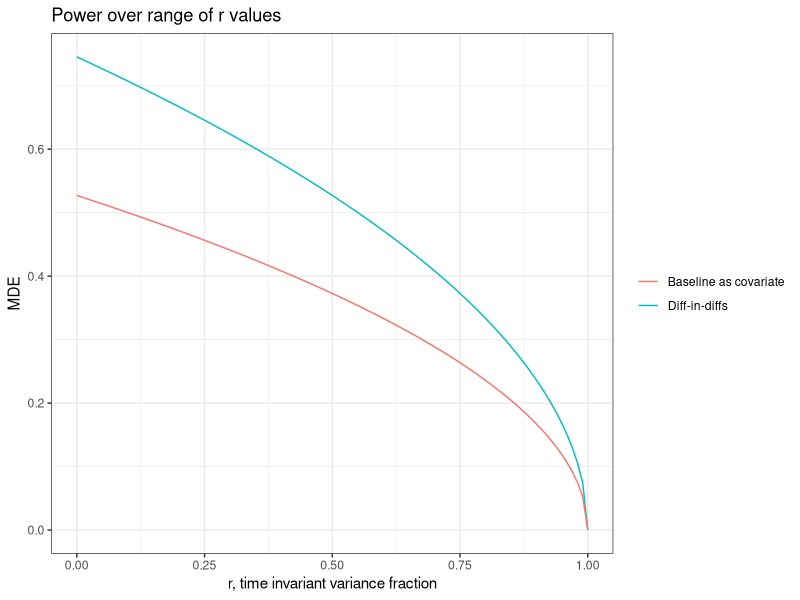
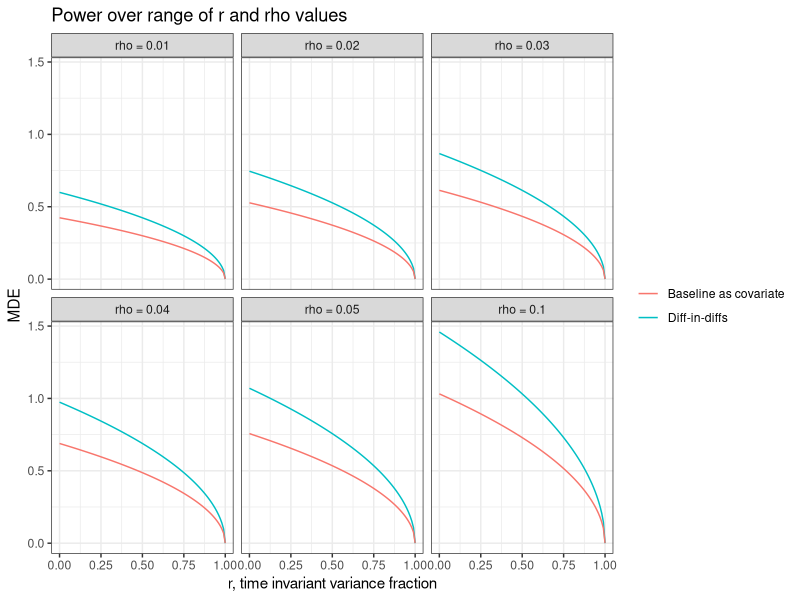

Write the R code that produced these figures, in order.
## ---- chunk 1

# Global display options
knitr::opts_chunk$set(message=FALSE, 
                      idy.opts=list(width.cutoff=60),
                      fig.align="center") 

knitr::knit_hooks$set(inline = function(x) { 
  if(!is.numeric(x)){ x }
  else{prettyNum(round(x,2), big.mark=",") } })

# Packages
library(knitr)
library(kableExtra)
library(tidyverse)
library(RColorBrewer)

# Graphic print options 
plot_theme <- theme(panel.border = element_blank(), 
                    panel.grid.major = element_blank(),
                    panel.grid.minor = element_blank(), 
                    axis.line = element_line(colour = "black"),
                    legend.text=element_text(size=8), 
                    legend.title=element_blank(),
                    legend.key = element_rect(colour = NA)) +
  theme_bw()

## ---- chunk 2
k <- 24
## ---- chunk 3
m <- 122
## ---- chunk 4
df <- 2 * (k - 1)
## ---- chunk 5
alpha <- 0.05
t_alpha <- abs(qt((alpha / 2), df))
## ---- chunk 6
beta <- 0.80
t_beta <- abs(qt((beta / 2), df))
## ---- chunk 7
sigma2 <- (3.08)^2 + (2.93)^2 + 5.053664
## ---- chunk 8
rho <- 0.02
## ---- chunk 9
r <- seq(0, 1, .01)
## ---- chunk 10
# For diff-in-diffs
delta_dd <- sqrt((2* sigma2 * 2 *(1 - r) * (t_alpha + t_beta)^2 * (1 + (m - 1) * rho)) / (m*k))

# For pretreatment as covariate
delta_cov <- sqrt((2* sigma2 * (1 - r) * (t_alpha + t_beta)^2 * (1 + (m - 1) * rho)) / (m*k))
## ---- chunk 11

dat <- data.frame(r, delta_dd, delta_cov)

ggplot(dat,
       aes(x = r)) +
  geom_line(aes(y=delta_dd, color="Diff-in-diffs")) +
  geom_line(aes(y=delta_cov, color= "Baseline as covariate")) +
  plot_theme +
  labs(title = "Power over range of r values",
       x = "r, time invariant variance fraction",
       y = "MDE") +
  theme(legend.title=element_blank())
## ---- chunk 12
# Note: the below should be vectorized
# a = 0.01
rho_a <- 0.01
# b = 0.02
rho_b <- 0.02
# c = 0.03
rho_c <- 0.03
# d = 0.04
rho_d <- 0.04
# e = 0.05
rho_e <- 0.05
# f = 0.04
rho_f <- 0.1

# For diff-in-diffs
delta_dd_a <- sqrt((2* sigma2 * 2 *(1 - r) * (t_alpha + t_beta)^2 * (1 + (m - 1) * rho_a)) / (m*k))
delta_dd_b <- sqrt((2* sigma2 * 2 *(1 - r) * (t_alpha + t_beta)^2 * (1 + (m - 1) * rho_b)) / (m*k))
delta_dd_c <- sqrt((2* sigma2 * 2 *(1 - r) * (t_alpha + t_beta)^2 * (1 + (m - 1) * rho_c)) / (m*k))
delta_dd_d <- sqrt((2* sigma2 * 2 *(1 - r) * (t_alpha + t_beta)^2 * (1 + (m - 1) * rho_d)) / (m*k))
delta_dd_e <- sqrt((2* sigma2 * 2 *(1 - r) * (t_alpha + t_beta)^2 * (1 + (m - 1) * rho_e)) / (m*k))
delta_dd_f <- sqrt((2* sigma2 * 2 *(1 - r) * (t_alpha + t_beta)^2 * (1 + (m - 1) * rho_f)) / (m*k))

delta_dd_af <- data.frame(delta_dd_a,
                     delta_dd_b,
                     delta_dd_c,
                     delta_dd_d,
                     delta_dd_e,
                     delta_dd_f)
delta_dd_af <- gather(delta_dd_af, rho_dd, mde_dd, delta_dd_a:delta_dd_f)

# For pretreatment as covariate
delta_cov_a <- sqrt((2* sigma2 *(1 - r) * (t_alpha + t_beta)^2 * (1 + (m - 1) * rho_a)) / (m*k))
delta_cov_b <- sqrt((2* sigma2 *(1 - r) * (t_alpha + t_beta)^2 * (1 + (m - 1) * rho_b)) / (m*k))
delta_cov_c <- sqrt((2* sigma2 *(1 - r) * (t_alpha + t_beta)^2 * (1 + (m - 1) * rho_c)) / (m*k))
delta_cov_d <- sqrt((2* sigma2 *(1 - r) * (t_alpha + t_beta)^2 * (1 + (m - 1) * rho_d)) / (m*k))
delta_cov_e <- sqrt((2* sigma2 *(1 - r) * (t_alpha + t_beta)^2 * (1 + (m - 1) * rho_e)) / (m*k))
delta_cov_f <- sqrt((2* sigma2 *(1 - r) * (t_alpha + t_beta)^2 * (1 + (m - 1) * rho_f)) / (m*k))
  
delta_cov_af <- data.frame(delta_cov_a,
                     delta_cov_b,
                     delta_cov_c,
                     delta_cov_d,
                     delta_cov_e,
                     delta_cov_f)
delta_cov_af <- gather(delta_cov_af, rho_cov, mde_cov, delta_cov_a:delta_cov_f)

dat_af <- cbind(r, 
                delta_dd_af, 
                delta_cov_af)

dat_af$rho_dd <- as.factor(dat_af$rho_dd)
levels(dat_af$rho_dd) <- c("rho = 0.01",
                          "rho = 0.02",
                          "rho = 0.03",
                          "rho = 0.04",
                          "rho = 0.05",
                          "rho = 0.1")

ggplot(dat_af,
       aes(x = r)) +
  geom_line(aes(y=mde_dd, color="Diff-in-diffs")) +
  geom_line(aes(y=mde_cov, color= "Baseline as covariate")) +
  plot_theme +
    facet_wrap(~rho_dd) + 
  labs(title = "Power over range of r and rho values",
       x = "r, time invariant variance fraction",
       y = "MDE") +
  theme(legend.title=element_blank())
